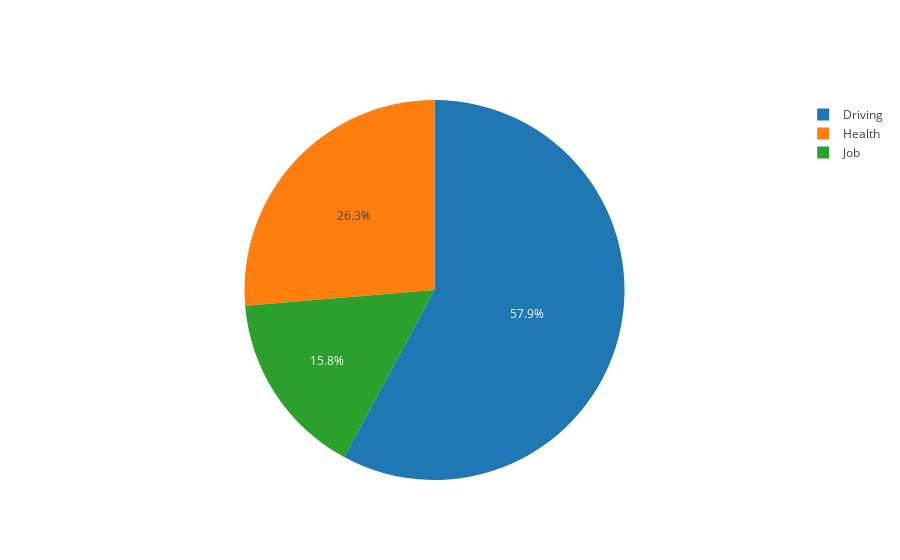

Notebook cell for this chart:
### Markdown cell above
## Plot examples
The following are some example of the types of plots that the system is capable of generating.  These plots utilize off-the-shelf visualization libraries and can be easily modified and/or extended for other datastreams.  Since stress is a core component of MD2K's research, it has been included within the Cerebral Cortex platform for direct use and these examples will utilize it for demonstration purposes.

### Pie Chart
In this example, the data is grouped into the major stressor categories, _Job, Driving, Finance, and Health_, and the relative breakdown of events are shown within the chart.  If you place your mouse cursor over the pie chart sections, you can see the actual number of events and a category label appear.  Try clicking on one or more of the labels in the legend on the right to disable/enable the data on the graph.

### Code cell
stress_stream.plot_stress_pie()

### Figure 1 — Plotly figure (JSON) as saved in the notebook; plotly's stock layout.template omitted (floating-point values rounded to 4 significant figures)
{"data": [{"labels": ["Driving", "Health", "Job"], "type": "pie", "uid": "834e15e4-2360-40c6-85fa-245bee17f201", "values": [11, 5, 3]}], "layout": {}}
